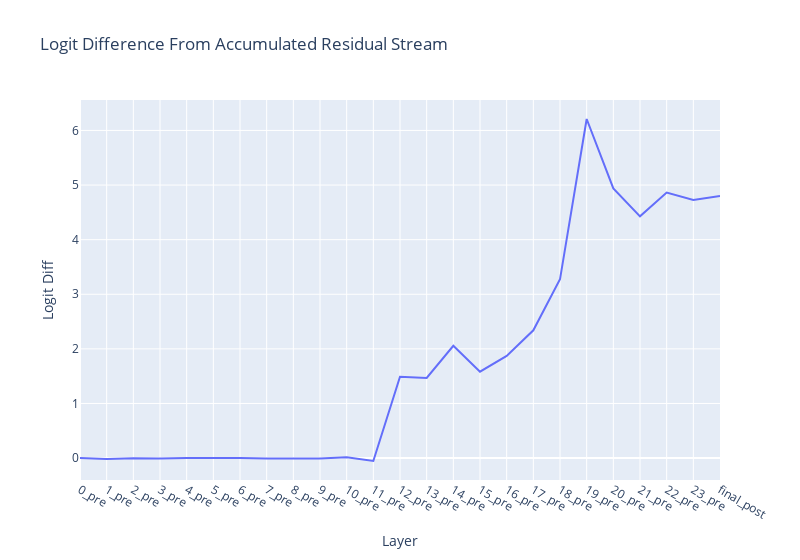

The cell this chart's notebook holds for it:
### Markdown cell above
# 1️⃣ Logit Attribution

### Code cell
accumulated_residual, labels = cache.accumulated_resid(layer=-1, incl_mid=False, pos_slice=-1, return_labels=True)
# accumulated_residual has shape (component, batch, d_model)

logit_lens_logit_diffs: Float[Tensor, "component"] = residual_stack_to_logit_diff(accumulated_residual, cache)

line(
    logit_lens_logit_diffs,
    hovermode="x unified",
    title="Logit Difference From Accumulated Residual Stream",
    labels={"x": "Layer", "y": "Logit Diff"},
    xaxis_tickvals=labels,
    width=800
)

### Figure 1 — Plotly figure (JSON) as saved in the notebook; plotly's stock layout.template omitted (floating-point values rounded to 4 significant figures)
{"data": [{"hovertemplate": "Layer=%{x}<br>Logit Diff=%{y}<extra></extra>", "legendgroup": "", "line": {"color": "#636efa", "dash": "solid"}, "marker": {"symbol": "circle"}, "mode": "lines", "name": "", "orientation": "v", "showlegend": false, "type": "scatter", "x": [0, 1, 2, 3, 4, 5, 6, 7, 8, 9, 10, 11, 12, 13, 14, 15, 16, 17, 18, 19, 20, 21, 22, 23, 24], "xaxis": "x", "y": [0.0005842, -0.01519, -0.0007803, -0.007859, 0.0003481, 0.006504, 0.001951, -0.006066, -0.005938, -0.007836, 0.01585, -0.05337, 1.49, 1.469, 2.057, 1.583, 1.87, 2.34, 3.274, 6.21, 4.939, 4.427, 4.862, 4.725, 4.8], "yaxis": "y"}], "layout": {"hovermode": "x unified", "legend": {"tracegroupgap": 0}, "title": {"text": "Logit Difference From Accumulated Residual Stream"}, "width": 800, "xaxis": {"anchor": "y", "domain": [0, 1], "tickmode": "array", "ticktext": ["0_pre", "1_pre", "2_pre", "3_pre", "4_pre", "5_pre", "6_pre", "7_pre", "8_pre", "9_pre", "10_pre", "11_pre", "12_pre", "13_pre", "14_pre", "15_pre", "16_pre", "17_pre", "18_pre", "19_pre", "20_pre", "21_pre", "22_pre", "23_pre", "final_post"], "tickvals": [0, 1, 2, 3, 4, 5, 6, 7, 8, 9, 10, 11, 12, 13, 14, 15, 16, 17, 18, 19, 20, 21, 22, 23, 24], "title": {"text": "Layer"}}, "yaxis": {"anchor": "x", "domain": [0, 1], "title": {"text": "Logit Diff"}}}}
